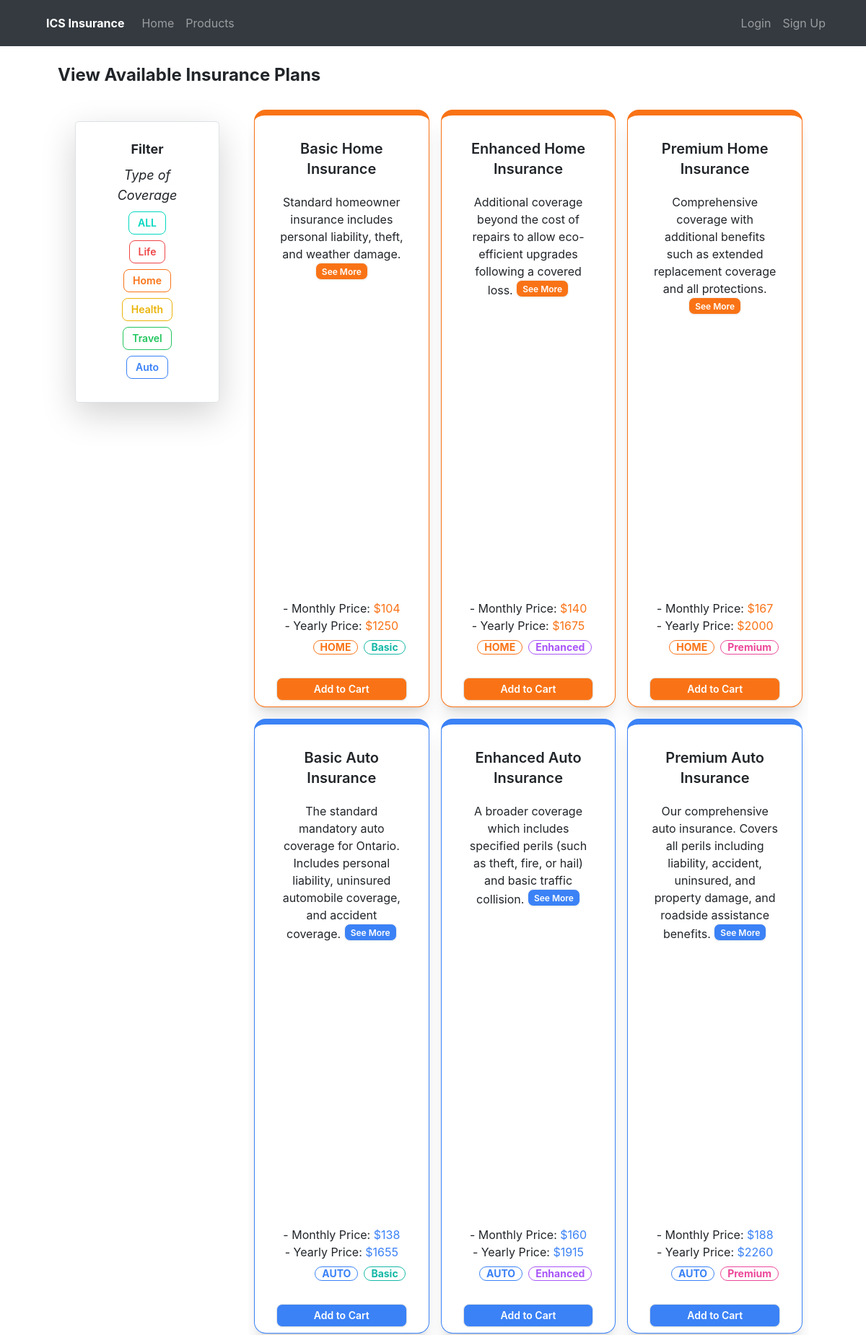
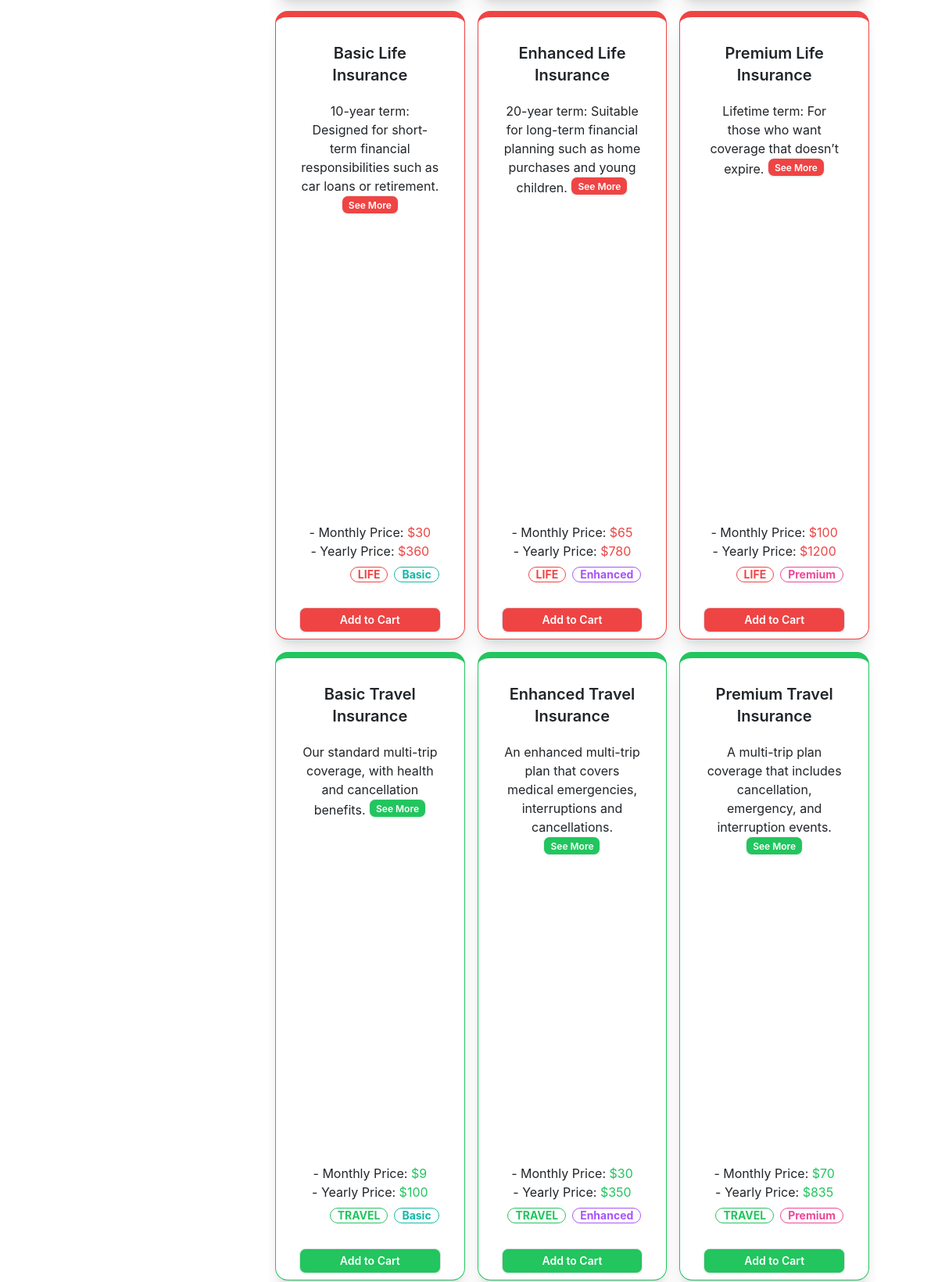
Page /products (upper part) on the committed database (2 pictures, top to bottom).
### docs/models.py (models this page shows)
class Options(db.Model):
  id = db.Column(db.Integer(), primary_key = True)
  title =  db.Column(db.String(length = 45), nullable = False)
  type =  db.Column(db.String(length = 45), nullable = False)
  yearly_price = db.Column(db.Integer(), nullable = False)
  month_price = db.Column(db.Integer(), nullable = False)
  mini_description = db.Column(db.String(length = 1000), nullable = False)
  description = db.Column(db.String(length = 1000), nullable = False)
  colour = db.Column(db.String(length = 100), nullable = False)
  tier = db.Column(db.String(length = 100), nullable = False)

### docs/routes.py (the view)
@login_required
@app.route("/products", methods = ["POST", "GET"])
def products_page():
  options = Options.query.all()
  if not current_user.is_authenticated:
    return render_template("products.html", cart_count = None, current_user = None, options = options)
  if request.method == "POST":
    return render_template("products.html", current_user=current_user)
  cart_count = Cart.query.filter_by(owner = current_user.id).count()
  options = Options.query.all()
  return render_template("products.html", cart_count = cart_count, current_user=current_user, options=options)

### docs/templates/products.html (shortened to what this page needs)
{% extends "base.html" %}  {% block body %}
<div>
  {% if current_user.is_authenticated %}
  <h1 class="text-2xl font-bold my-4 mx-20 text-center">
    View Available Insurance Plans
  </h1>
  {% else %}
  <h1 class="text-2xl font-bold my-4 mx-20">View Available Insurance Plans</h1>
  {% endif %}
  <div>
    <div class="grid sm:grid-cols-12 gap-4 md:mx-20 mx-10">
      <div class="md:col-span-3 row-span-2 text-center rounded-lg">
        <div
          class="m-4 p-4 rounded-lg shadow-lg min-h-[100px] bg-white border border-2 border-gray-500"
        >
          <h1 class="pb-2 text-lg font-bold">Filter</h1>
          <h2 class="text-lg italic">Type of Coverage</h2>
          <div class="filterbtns types">
            <button
              class="filterbtn block mx-auto m-2 btn btn-xs md:btn-sm btn-outline btn-accent"
              id="ALL"
            >
              ALL
            </button>
            <button
              class="filterbtn block mx-auto m-2 btn btn-xs md:btn-sm btn-outline text-red-500"
              id="LIFE"
            >
              Life
            </button>
            <button
              class="filterbtn block mx-auto m-2 btn btn-xs md:btn-sm btn-outline text-orange-500"
              id="HOME"
            >
              Home
            </button>
            <button
              class="filterbtn block mx-auto m-2 btn btn-xs md:btn-sm btn-outline text-yellow-500"
              id="HEALTH"
            >
              Health
            </button>
            <button
              class="filterbtn block mx-auto m-2 btn btn-xs md:btn-sm btn-outline text-green-500"
              id="TRAVEL"
            >
              Travel
            </button>
            <button
              class="filterbtn block mx-auto m-2 btn btn-xs md:btn-sm btn-outline text-blue-500"
              id="AUTO"
            >
              Auto
            </button>
          </div>
        </div>
      </div>
      <div
        class="filters grid sm:grid-cols-12 row-span-1 sm:col-span-9 text-center bg-white h-screen overflow-y-scroll"
      >
        {% for option in options %}
        <div
          class="card filter ALL {{option.type}} {{option.tier}} shadow-xl h-lg md:col-span-4 sm:col-span-6 m-2 border-t-8 border-{{option.colour}}-500 "
        >
          <div class="card-body">
            <h2 class="card-title text-{{option.colour}}">{{option.title}}</h2>
            <p>
              {{ option.mini_description }}
              <label
                for="my_modal_6"
                class="btn btn-xs bg-{{option.colour}}-500 text-white"
                >See More</label
              >
            </p>
            <ul class="">
              <li>
                - Monthly Price:
                <span class="text-{{option.colour}}-500"
                  >${{option.month_price}}</span
                >
              </li>
              <li>
                - Yearly Price:
                <span class="text-{{option.colour}}-500"
                  >${{option.yearly_price}}</span
                >
              </li>
            </ul>
            <div class="card-actions justify-end">
              <div class="badge badge-outline text-{{option.colour}}-500">
                {{ option.type }}
              </div>
              {% if option.tier == 'Basic' %}
              <div class="badge badge-outline text-teal-500">
                {{option.tier}}
              </div>
              {% elif option.tier == 'Enhanced'%}
              <div class="badge badge-outline text-purple-500">
                {{option.tier}}
              </div>
              {% else %}
              <div class="badge badge-outline text-pink-500">
                {{option.tier}}
              </div>
              {% endif %}
            </div>
          </div>
          <a
            href="/cart?product_id={{option.id}}"
            class="btn btn-sm bg-{{option.colour}}-500 text-white w-3/4 mx-auto border border-{{option.colour}}-500 mb-2 hover:btn-outline hover:text-{{option.colour}}-500"
            >Add to Cart</a
          >
        </div>
        {% endfor %}
      </div>
    </div>
  </div>
</div>
{% endblock %}

### docs/templates/base.html (shortened to what this page needs)
<!DOCTYPE html>
<html lang="en" data-theme="light">
  <head>
    <link
      rel="stylesheet"
      href="https://stackpath.bootstrapcdn.com/bootstrap/4.4.1/css/bootstrap.min.css"
    />
    <link
      rel="stylesheet"
      href="https://cdnjs.cloudflare.com/ajax/libs/font-awesome/5.15.3/css/all.min.css"
    />
    <link
      rel="stylesheet"
      href="https://stackpath.bootstrapcdn.com/font-awesome/4.7.0/css/font-awesome.min.css"
    />
    <link
      href="https://cdn.jsdelivr.net/npm/daisyui@4.12.10/dist/full.min.css"
      rel="stylesheet"
      type="text/css"
    />
    <link
      href="https://cdn.jsdelivr.net/npm/daisyui@4.12.10/dist/full.min.css"
      rel="stylesheet"
      type="text/css"
    />
    <script src="https://cdn.tailwindcss.com"></script>
  </head>
  <body class="bg-white" style="background-color: white">
    <nav class="navbar navbar-expand-lg navbar-dark bg-dark">
      <div class="collapse navbar-collapse" id="navbar">
        <div class="navbar-nav flex-grow-1 ms-10 me-10">
          <a class="nav-item nav-link font-bold text-white mx-2">ICS Insurance</a>
          <a class="nav-item nav-link" id="home" href="/">Home</a>
          <a class="nav-item nav-link" id="products" href="/products">Products</a>
          {% if current_user.is_authenticated %}
          <a class="nav-item nav-link" id="dashboard" href="/dashboard"
            >Dashboard</a
          >
          <a class="nav-item nav-link" id="checkout" href="/checkout"
            >Checkout</a
          >
          <div class="ml-auto d-flex align-items-center">
            <p class="font-semibold text-white my-auto mx-2">
              Welcome back, {{current_user.username}}!
            </p>
            <a
              class="nav-item nav-link font-bold"
              id="shopping-cart"
              href="/checkout"
            >
              <i class="fas fa-shopping-cart"></i>
              {% if current_user.is_authenticated %} {{cart_count}} {% endif %}
            </a>
            <a class="nav-item nav-link" id="logout" href="/logout">Logout</a>
          </div>
          {% else %}
          <div class="ml-auto d-flex">
            <a class="nav-item nav-link" id="login" href="/login">Login</a>
            <a class="nav-item nav-link" id="signUp" href="/register"
              >Sign Up</a
            >
          </div>
          {% endif %}
        </div>
      </div>
    </nav>
    {% block body %}{% endblock %}
  </body>
</html>

### rows in the picture
Options: title "Basic Home Insurance", mini_description "Standard homeowner insurance includes personal liability, theft, and weather damage.", month_price "104", yearly_price "1250", type "HOME", tier "Basic"
Options: title "Enhanced Home Insurance", mini_description "Additional coverage beyond the cost of repairs to allow eco-efficient upgrades following a covered loss.", month_price "140", yearly_price "1675", type "HOME", tier "Enhanced"
Options: title "Premium Home Insurance", mini_description "Comprehensive coverage with additional benefits such as extended replacement coverage and all protections.", month_price "167", yearly_price "2000", type "HOME", tier "Premium"
Options: title "Basic Auto Insurance", mini_description "The standard mandatory auto coverage for Ontario. Includes personal liability, uninsured automobile coverage, and accident coverage.", month_price "138", yearly_price "1655", type "AUTO", tier "Basic"
Options: title "Enhanced Auto Insurance", mini_description "A broader coverage which includes specified perils (such as theft, fire, or hail) and basic traffic collision.", month_price "160", yearly_price "1915", type "AUTO", tier "Enhanced"
Options: title "Premium Auto Insurance", mini_description "Our comprehensive auto insurance. Covers all perils including liability, accident, uninsured, and property damage, and roadside assistance benefits.", month_price "188", yearly_price "2260", type "AUTO", tier "Premium"
Options: title "Basic Life Insurance", mini_description "10-year term: Designed for short-term financial responsibilities such as car loans or retirement.", month_price "30", yearly_price "360", type "LIFE", tier "Basic"
Options: title "Enhanced Life Insurance", mini_description "20-year term: Suitable for long-term financial planning such as home purchases and young children.", month_price "65", yearly_price "780", type "LIFE", tier "Enhanced"
Options: title "Premium Life Insurance", mini_description "Lifetime term: For those who want coverage that doesn’t expire.", month_price "100", yearly_price "1200", type "LIFE", tier "Premium"
Options: title "Basic Travel Insurance", mini_description "Our standard multi-trip coverage, with health and cancellation benefits.", month_price "9", yearly_price "100", type "TRAVEL", tier "Basic"
Options: title "Enhanced Travel Insurance", mini_description "An enhanced multi-trip plan that covers medical emergencies, interruptions and cancellations.", month_price "30", yearly_price "350", type "TRAVEL", tier "Enhanced"
Options: title "Premium Travel Insurance", mini_description "A multi-trip plan coverage that includes cancellation, emergency, and interruption events.", month_price "70", yearly_price "835", type "TRAVEL", tier "Premium"
